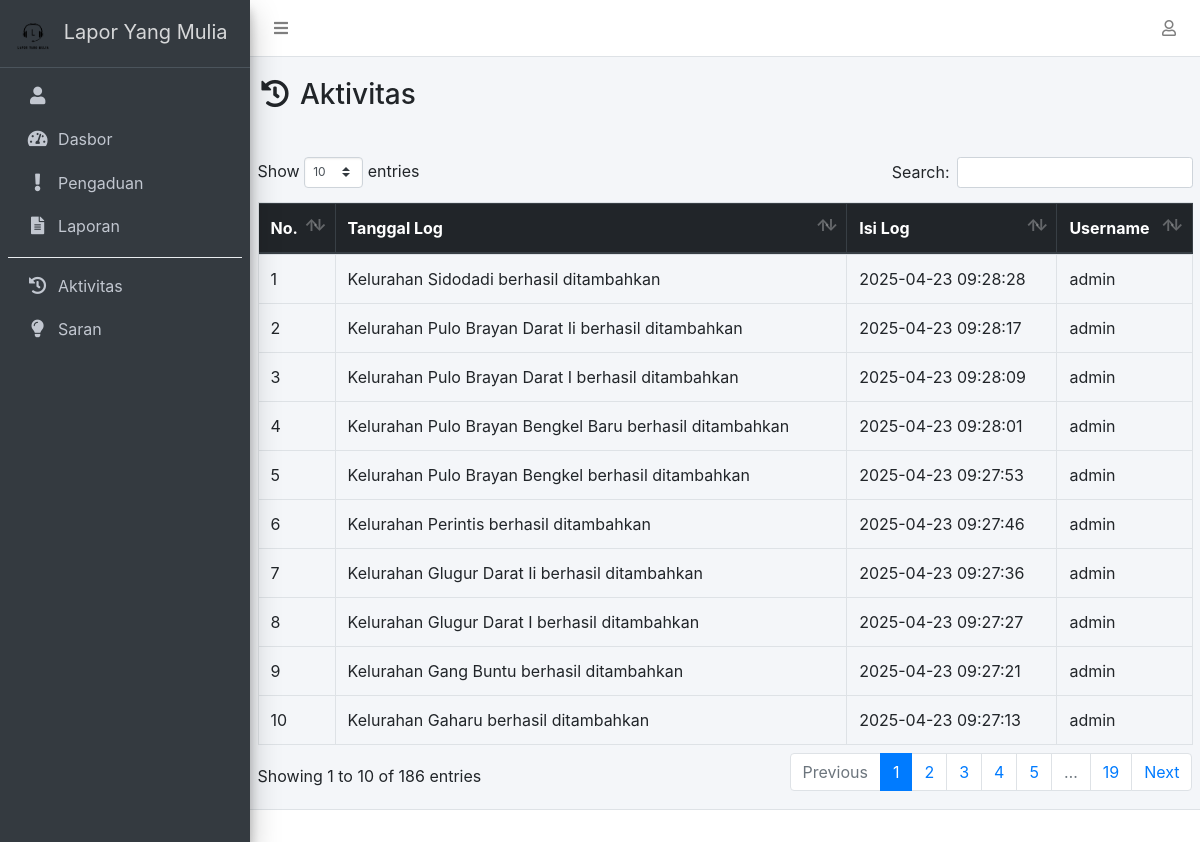
Page /index.php/log on the committed database.
### tables this page shows
CREATE TABLE `log` (
  `id_log` int NOT NULL,
  `isi_log` text NOT NULL,
  `tgl_log` datetime NOT NULL,
  `id_user` int NOT NULL
);

CREATE TABLE `user` (
  `id_user` int NOT NULL,
  `nama` varchar(100) NOT NULL,
  `username` varchar(100) NOT NULL,
  `password` varchar(255) NOT NULL,
  `no_telepon` varchar(20) NOT NULL,
  `jabatan` enum('administrator','operator') NOT NULL
);

### application/controllers/Log.php (called while the page is built, shortened)
<?php
class Log extends CI_Controller
{
	public function __construct()
	{
		$this->load->model('Admin_model', 'admo');
		$this->load->model('Log_model', 'lomo');
	}
	public function index()
	{
		$data['dataUser']	= $this->admo->getDataUserAdmin();
		$data['title'] 		= 'Riwayat';
		$data['log']   		= $this->lomo->getLog();
		$this->load->view('templates/header-admin', $data);
		$this->load->view('log/index', $data);
		$this->load->view('templates/footer-admin', $data);
	}
}

### index.php (called while the page is built, shortened)
<?php
require_once BASEPATH.'core/CodeIgniter.php';

### application/models/Log_model.php (called while the page is built, shortened)
<?php
class Log_model extends CI_Model
{
	public function getLog()
	{
		$this->db->join('user', 'user.id_user=log.id_user');
		$this->db->order_by('tgl_log', 'desc');
		return $this->db->get('log')->result_array();
	}
}

### application/views/log/index.php (the view)
<div class="container">
	<div class="row justify-content-center py-3">
		<div class="col-lg header-title">
			<h3><i class="fas fa-fw fa-history"></i> Aktivitas</h3>
		</div>
	</div>
	<div class="row py-3">
		<div class="col-lg">
			<div class="table-responsive">
				<table class="table table-bordered" id="table_id">
					<thead class="thead-dark">
						<tr>
							<th>No.</th>
							<th>Tanggal Log</th>
							<th>Isi Log</th>
							<th>Username</th>
						</tr>
					</thead>
					<tbody>
						<?php $i = 1; ?>
						<?php foreach ($log as $dl): ?>
							<tr>
								<td><?= $i++; ?></td>
								<td><?= $dl['isi_log']; ?></td>
								<td><?= $dl['tgl_log']; ?></td>
								<td><?= $dl['username']; ?></td>
							</tr>
						<?php endforeach ?>
					</tbody>
				</table>
			</div>
		</div>
	</div>
</div>

### application/views/templates/header-admin.php (shortened to what this page needs)
<!DOCTYPE html>
<html>
<head>
  <?php include 'include/css.php'; ?>
</head>
<body class="hold-transition sidebar-mini layout-fixed">
  <div class="wrapper">
    <?php include 'include/navbar.php'; ?>
    <?php include 'include/sidebar.php'; ?>
    <div class="content-wrapper">

### application/views/templates/include/css.php (shortened to what this page needs)
<link rel="stylesheet" href="<?= base_url('assets/vendor/bootstrap/css/bootstrap.min.css'); ?>">
<link rel="stylesheet" href="<?= base_url('assets/vendor/fontawesome/css/all.min.css'); ?>">
<link rel="stylesheet" href="<?= base_url('assets/vendor/adminlte/css/adminlte.min.css'); ?>">
<link rel="stylesheet" href="<?= base_url('assets/vendor/overlayScrollbars/css/OverlayScrollbars.min.css'); ?>">
<link rel="stylesheet" href="<?= base_url('assets/vendor/datatables/css/dataTables.bootstrap4.min.css'); ?>">
<link rel="stylesheet" href="<?= base_url('assets/vendor/fancybox/css/jquery.fancybox.min.css'); ?>">
<link rel="stylesheet" href="<?= base_url('assets/css/zona_lapor.css'); ?>">

### application/views/templates/include/navbar.php (shortened to what this page needs)
<nav class="main-header navbar navbar-expand navbar-white navbar-light">
  <ul class="navbar-nav">
    <li class="nav-item">
      <a class="nav-link" data-widget="pushmenu" href="#" role="button"><i class="fas fa-bars"></i></a>
    </li>
  </ul>
  <ul class="navbar-nav ml-auto">
    <li class="nav-item dropdown">
      <a class="nav-link" data-toggle="dropdown" href="#">
        <i class="far fa-user"></i>
      </a>
    </li>
  </ul>
</nav>

### application/views/templates/include/sidebar.php (shortened to what this page needs)
<aside class="main-sidebar sidebar-dark-primary elevation-4">
  <a href="<?= base_url('admin'); ?>" class="brand-link">
    <img src="<?= base_url('assets/img/img_properties/logo.png'); ?>" alt="AdminLTE Logo" class="img-w-50">
    <span class="brand-text">Lapor Yang Mulia</span>
  </a>
  <div class="sidebar">
    <nav class="mt-2">
      <ul class="nav nav-pills nav-sidebar flex-column" data-widget="treeview" role="menu" data-accordion="false">
        <li class="nav-item">
          <?php if (
            $_SERVER['REQUEST_URI'] == '/yang_mulia/admin/profile' ||
            $_SERVER['REQUEST_URI'] == '/yang_mulia/admin/profile/'
          ): ?>
            <a href="<?= base_url('admin/profile'); ?>" class="nav-link active"><i class="nav-icon fas fa-fw fa-user"></i>
              <p><?= $dataUser['username']; ?></p>
            </a>
          <?php else: ?>
            <a href="<?= base_url('admin/profile'); ?>" class="nav-link"><i class="nav-icon fas fa-fw fa-user"></i>
            </a>
          <?php endif ?>
        </li>
        <li class="nav-item">
          <?php if (
            $_SERVER['REQUEST_URI'] == '/yang_mulia/admin' ||
            $_SERVER['REQUEST_URI'] == '/yang_mulia/admin/'
          ): ?>
            <a href="<?= base_url('admin'); ?>" class="nav-link active">
            <?php else: ?>
              <a href="<?= base_url('admin'); ?>" class="nav-link">
              <?php endif ?>
              <i class="nav-icon fas fa-tachometer-alt"></i>
              <p>
                Dasbor
              </p>
              </a>
        </li>
        <li class="nav-item">
          <?php if (
            $_SERVER['REQUEST_URI'] == '/yang_mulia/pengaduan' ||
            $_SERVER['REQUEST_URI'] == '/yang_mulia/pengaduan/'
          ): ?>
            <a href="<?= base_url('pengaduan'); ?>" class="nav-link active">
              <i class="fas fa-exclamation nav-icon"></i>
              <p>Pengaduan</p>
            </a>
          <?php else: ?>
            <a href="<?= base_url('pengaduan'); ?>" class="nav-link">
              <i class="fas fa-exclamation nav-icon"></i>
              <p>Pengaduan</p>
            </a>
          <?php endif ?>
        </li>
          <li class="nav-item">
            <?php if (
              $_SERVER['REQUEST_URI'] == '/yang_mulia/laporan' ||
              $_SERVER['REQUEST_URI'] == '/yang_mulia/laporan/'
            ): ?>
              <a href="<?= base_url('laporan'); ?>" class="nav-link active">
                <i class="fas fa-file-alt nav-icon"></i>
                <p>Laporan</p>
              </a>
            <?php else: ?>
              <a href="<?= base_url('laporan'); ?>" class="nav-link">
                <i class="fas fa-file-alt nav-icon"></i>
                <p>Laporan</p>
              </a>
            <?php endif ?>
          </li>
          <div class="dropdown-divider"></div>
          <li class="nav-item">
            <?php if (
              $_SERVER['REQUEST_URI'] == '/yang_mulia/log' ||
              $_SERVER['REQUEST_URI'] == '/yang_mulia/log/'
            ): ?>
              <a href="<?= base_url('log'); ?>" class="nav-link active">
                <i class="fas fa-history nav-icon"></i>
                <p>Aktivitas</p>
              </a>
            <?php else: ?>
              <a href="<?= base_url('log'); ?>" class="nav-link">
                <i class="fas fa-history nav-icon"></i>
                <p>Aktivitas</p>
              </a>
            <?php endif ?>
          </li>
          <li class="nav-item">
            <?php if (
              $_SERVER['REQUEST_URI'] == '/yang_mulia/saran' ||
              $_SERVER['REQUEST_URI'] == '/yang_mulia/saran/'
            ): ?>
              <a href="<?= base_url('saran'); ?>" class="nav-link active">
                <i class="fas fa-lightbulb nav-icon"></i>
                <p>Saran</p>
              </a>
            <?php else: ?>
              <a href="<?= base_url('saran'); ?>" class="nav-link">
                <i class="fas fa-lightbulb nav-icon"></i>
                <p>Saran</p>
              </a>
            <?php endif ?>
          </li>
      </ul>
    </nav>
  </div>
</aside>

### application/views/templates/footer-admin.php (shortened to what this page needs)
</div>
<footer class="main-footer">
</footer>
</div>
</body>
</html>

### assets/css/zona_lapor.css (style rules this page uses)
.header-title { margin: 5px 0; text-align: center; }
@media (min-width: 992px) { .header-title { margin: 5px 0; text-align: left; } }
.img-w-50 { width: 50px !important; }

### rows in the picture
log: isi_log "Kelurahan Sidodadi berhasil ditambahkan", tgl_log "2025-04-23 09:28:28", id_user.username "admin"
log: isi_log "Kelurahan Pulo Brayan Darat Ii berhasil ditambahkan", tgl_log "2025-04-23 09:28:17", id_user.username "admin"
log: isi_log "Kelurahan Pulo Brayan Darat I berhasil ditambahkan", tgl_log "2025-04-23 09:28:09", id_user.username "admin"
log: isi_log "Kelurahan Pulo Brayan Bengkel Baru berhasil ditambahkan", tgl_log "2025-04-23 09:28:01", id_user.username "admin"
log: isi_log "Kelurahan Pulo Brayan Bengkel berhasil ditambahkan", tgl_log "2025-04-23 09:27:53", id_user.username "admin"
log: isi_log "Kelurahan Perintis berhasil ditambahkan", tgl_log "2025-04-23 09:27:46", id_user.username "admin"
log: isi_log "Kelurahan Glugur Darat Ii berhasil ditambahkan", tgl_log "2025-04-23 09:27:36", id_user.username "admin"
log: isi_log "Kelurahan Glugur Darat I berhasil ditambahkan", tgl_log "2025-04-23 09:27:27", id_user.username "admin"
log: isi_log "Kelurahan Gang Buntu berhasil ditambahkan", tgl_log "2025-04-23 09:27:21", id_user.username "admin"
log: isi_log "Kelurahan Gaharu berhasil ditambahkan", tgl_log "2025-04-23 09:27:13", id_user.username "admin"
